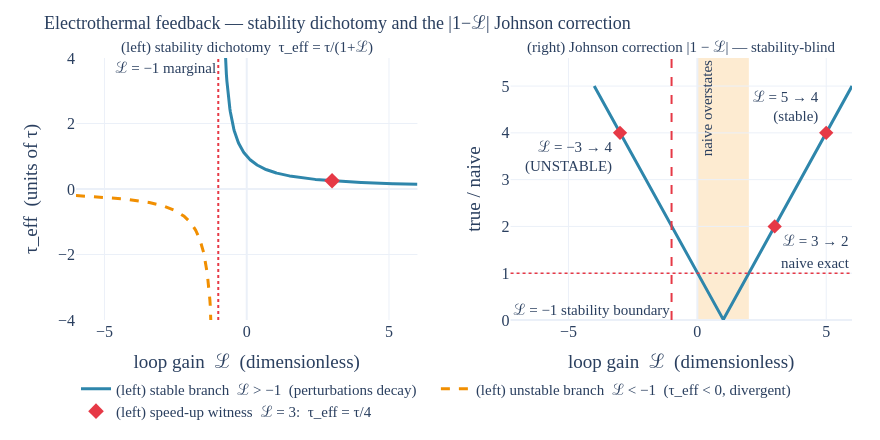

Source (notebook cell):
### Code cell
# viz-ref: fig_d12_etf_stability
V.fig_d12_etf_stability().show()

### Figure 1 — Plotly figure (JSON) as saved in the notebook; plotly's stock layout.template omitted (floating-point values rounded to 4 significant figures; data arrays with more than 128 entries replaced by an {"elided": "..."} marker saying what was removed)
{"data": [{"line": {"color": "#2E86AB", "width": 3}, "mode": "lines", "name": "(left) stable branch  ℒ > −1  (perturbations decay)", "type": "scatter", "x": {"elided": "400 float values"}, "xaxis": "x", "y": {"elided": "400 float values"}, "yaxis": "y"}, {"line": {"color": "#F18F01", "dash": "dash", "width": 3}, "mode": "lines", "name": "(left) unstable branch  ℒ < −1  (τ_eff < 0, divergent)", "type": "scatter", "x": {"elided": "400 float values"}, "xaxis": "x", "y": {"elided": "400 float values"}, "yaxis": "y"}, {"marker": {"color": "#E63946", "size": 12, "symbol": "diamond"}, "mode": "markers", "name": "(left) speed-up witness  ℒ = 3:  τ_eff = τ/4", "type": "scatter", "x": [3.0], "xaxis": "x", "y": [0.25], "yaxis": "y"}, {"line": {"color": "#2E86AB", "width": 3}, "mode": "lines", "showlegend": false, "type": "scatter", "x": {"elided": "600 float values"}, "xaxis": "x2", "y": {"elided": "600 float values"}, "yaxis": "y2"}, {"cliponaxis": false, "marker": {"color": "#E63946", "size": 11, "symbol": "diamond"}, "mode": "markers+text", "showlegend": false, "text": ["ℒ = 3 → 2"], "textfont": {"size": 15}, "textposition": "bottom right", "type": "scatter", "x": [3.0], "xaxis": "x2", "y": [2.0], "yaxis": "y2"}, {"cliponaxis": false, "marker": {"color": "#E63946", "size": 11, "symbol": "diamond"}, "mode": "markers+text", "showlegend": false, "text": ["ℒ = 5 → 4<br>(stable)"], "textfont": {"size": 15}, "textposition": "top left", "type": "scatter", "x": [5.0], "xaxis": "x2", "y": [4.0], "yaxis": "y2"}, {"cliponaxis": false, "marker": {"color": "#E63946", "size": 11, "symbol": "diamond"}, "mode": "markers+text", "showlegend": false, "text": ["ℒ = −3 → 4<br>(UNSTABLE)"], "textfont": {"size": 15}, "textposition": "bottom left", "type": "scatter", "x": [-3.0], "xaxis": "x2", "y": [4.0], "yaxis": "y2"}], "layout": {"annotations": [{"font": {"size": 15}, "showarrow": false, "text": "(left) stability dichotomy  τ_eff = τ/(1+ℒ)", "x": 0.22, "xanchor": "center", "xref": "paper", "y": 1.0, "yanchor": "bottom", "yref": "paper"}, {"font": {"size": 15}, "showarrow": false, "text": "(right) Johnson correction |1 − ℒ| — stability-blind", "x": 0.78, "xanchor": "center", "xref": "paper", "y": 1.0, "yanchor": "bottom", "yref": "paper"}, {"font": {"size": 15}, "showarrow": false, "text": "ℒ = −1 marginal", "x": -1.0, "xanchor": "right", "xref": "x", "y": 1, "yanchor": "top", "yref": "y domain"}, {"font": {"size": 15}, "showarrow": false, "text": "naive overstates", "textangle": -90, "x": 0.0, "xanchor": "left", "xref": "x2", "y": 1, "yanchor": "top", "yref": "y2 domain"}, {"font": {"size": 15}, "showarrow": false, "text": "naive exact", "x": 1, "xanchor": "right", "xref": "x2 domain", "y": 1.0, "yanchor": "bottom", "yref": "y2"}, {"font": {"size": 15}, "showarrow": false, "text": "ℒ = −1 stability boundary", "x": -1.0, "xanchor": "right", "xref": "x2", "y": 0, "yanchor": "bottom", "yref": "y2 domain"}], "font": {"family": "Times New Roman, Nimbus Roman, DejaVu Serif, serif", "size": 16}, "height": 440, "legend": {"font": {"size": 15}, "orientation": "h", "x": 0.0, "y": -0.2, "yanchor": "top"}, "margin": {"b": 118, "l": 76, "r": 28, "t": 58}, "shapes": [{"line": {"color": "#E63946", "dash": "dot", "width": 2}, "type": "line", "x0": -1.0, "x1": -1.0, "xref": "x", "y0": 0, "y1": 1, "yref": "y domain"}, {"fillcolor": "rgba(241, 143, 1, 0.18)", "layer": "below", "line": {"width": 0}, "type": "rect", "x0": 0.0, "x1": 2.0, "xref": "x2", "y0": 0, "y1": 1, "yref": "y2 domain"}, {"line": {"color": "#E63946", "dash": "dot", "width": 1.5}, "type": "line", "x0": 0, "x1": 1, "xref": "x2 domain", "y0": 1.0, "y1": 1.0, "yref": "y2"}, {"line": {"color": "#E63946", "dash": "dash", "width": 2}, "type": "line", "x0": -1.0, "x1": -1.0, "xref": "x2", "y0": 0, "y1": 1, "yref": "y2 domain"}], "title": {"font": {"size": 18}, "text": "Electrothermal feedback — stability dichotomy and the |1−ℒ| Johnson correction"}, "width": 880, "xaxis": {"anchor": "y", "domain": [0.0, 0.44], "title": {"text": "loop gain  ℒ  (dimensionless)"}}, "xaxis2": {"anchor": "y2", "domain": [0.56, 1.0], "title": {"text": "loop gain  ℒ  (dimensionless)"}}, "yaxis": {"anchor": "x", "domain": [0.0, 1.0], "range": [-4.0, 4.0], "title": {"text": "τ_eff  (units of τ)"}}, "yaxis2": {"anchor": "x2", "domain": [0.0, 1.0], "range": [0.0, 5.6], "title": {"text": "true / naive"}}}}
